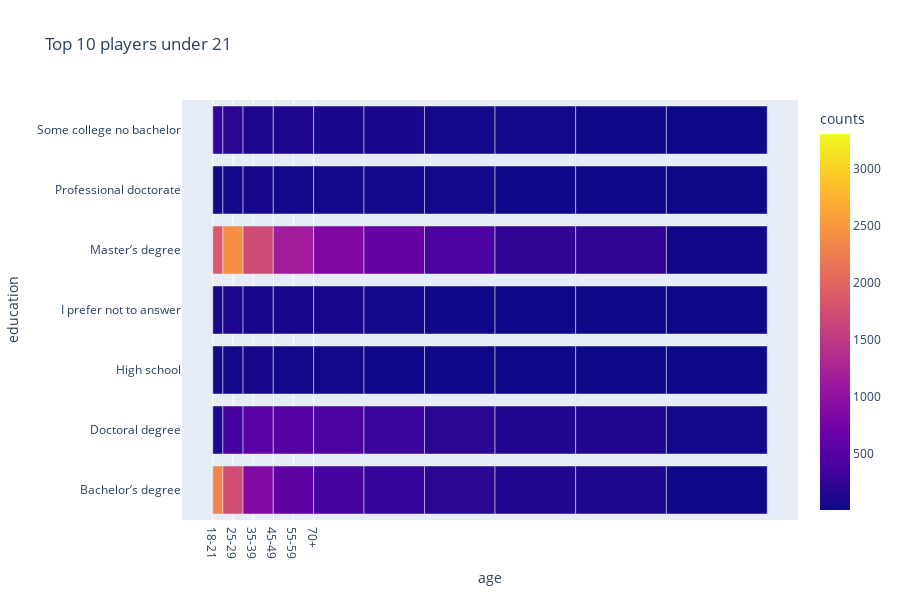

This figure's notebook cell:
### Code cell
fig = px.bar(df3, x='age', y='education', color='counts', orientation='h',
             hover_data=['age', 'education'],
             height=600,
             title='Top 10 players under 21')
fig.show()

### Figure 1 — Plotly figure (JSON) as saved in the notebook; plotly's stock layout.template omitted (floating-point values rounded to 4 significant figures)
{"data": [{"alignmentgroup": "True", "hovertemplate": "age=%{x}<br>education=%{y}<br>counts=%{marker.color}<extra></extra>", "legendgroup": "", "marker": {"color": [3310, 17, 107, 114, 588, 9, 756, 2317, 104, 44, 88, 1870, 19, 252, 1730, 374, 46, 116, 2425, 43, 197, 878, 540, 64, 77, 1701, 60, 121, 572, 511, 37, 63, 1162, 48, 111, 373, 428, 36, 73, 849, 51, 80, 265, 301, 30, 34, 629, 35, 81, 195, 199, 28, 30, 414, 43, 55, 130, 141, 14, 12, 230, 17, 48, 117, 136, 6, 16, 223, 25, 30, 20, 44, 5, 4, 41, 10, 4], "coloraxis": "coloraxis", "pattern": {"shape": ""}}, "name": "", "offsetgroup": "", "orientation": "h", "showlegend": false, "textposition": "auto", "type": "bar", "x": ["18-21", "18-21", "18-21", "18-21", "18-21", "18-21", "18-21", "22-24", "22-24", "22-24", "22-24", "22-24", "22-24", "22-24", "25-29", "25-29", "25-29", "25-29", "25-29", "25-29", "25-29", "30-34", "30-34", "30-34", "30-34", "30-34", "30-34", "30-34", "35-39", "35-39", "35-39", "35-39", "35-39", "35-39", "35-39", "40-44", "40-44", "40-44", "40-44", "40-44", "40-44", "40-44", "45-49", "45-49", "45-49", "45-49", "45-49", "45-49", "45-49", "50-54", "50-54", "50-54", "50-54", "50-54", "50-54", "50-54", "55-59", "55-59", "55-59", "55-59", "55-59", "55-59", "55-59", "60-69", "60-69", "60-69", "60-69", "60-69", "60-69", "60-69", "70+", "70+", "70+", "70+", "70+", "70+", "70+"], "xaxis": "x", "y": ["Bachelor’s degree", "Doctoral degree", "High school", "I prefer not to answer", "Master’s degree", "Professional doctorate", "Some college no bachelor", "Bachelor’s degree", "Doctoral degree", "High school", "I prefer not to answer", "Master’s degree", "Professional doctorate", "Some college no bachelor", "Bachelor’s degree", "Doctoral degree", "High school", "I prefer not to answer", "Master’s degree", "Professional doctorate", "Some college no bachelor", "Bachelor’s degree", "Doctoral degree", "High school", "I prefer not to answer", "Master’s degree", "Professional doctorate", "Some college no bachelor", "Bachelor’s degree", "Doctoral degree", "High school", "I prefer not to answer", "Master’s degree", "Professional doctorate", "Some college no bachelor", "Bachelor’s degree", "Doctoral degree", "High school", "I prefer not to answer", "Master’s degree", "Professional doctorate", "Some college no bachelor", "Bachelor’s degree", "Doctoral degree", "High school", "I prefer not to answer", "Master’s degree", "Professional doctorate", "Some college no bachelor", "Bachelor’s degree", "Doctoral degree", "High school", "I prefer not to answer", "Master’s degree", "Professional doctorate", "Some college no bachelor", "Bachelor’s degree", "Doctoral degree", "High school", "I prefer not to answer", "Master’s degree", "Professional doctorate", "Some college no bachelor", "Bachelor’s degree", "Doctoral degree", "High school", "I prefer not to answer", "Master’s degree", "Professional doctorate", "Some college no bachelor", "Bachelor’s degree", "Doctoral degree", "High school", "I prefer not to answer", "Master’s degree", "Professional doctorate", "Some college no bachelor"], "yaxis": "y"}], "layout": {"barmode": "relative", "coloraxis": {"colorbar": {"title": {"text": "counts"}}, "colorscale": [[0, "#0d0887"], [0.1111, "#46039f"], [0.2222, "#7201a8"], [0.3333, "#9c179e"], [0.4444, "#bd3786"], [0.5556, "#d8576b"], [0.6667, "#ed7953"], [0.7778, "#fb9f3a"], [0.8889, "#fdca26"], [1, "#f0f921"]]}, "height": 600, "legend": {"tracegroupgap": 0}, "title": {"text": "Top 10 players under 21"}, "xaxis": {"anchor": "y", "domain": [0, 1], "title": {"text": "age"}}, "yaxis": {"anchor": "x", "domain": [0, 1], "title": {"text": "education"}}}}
